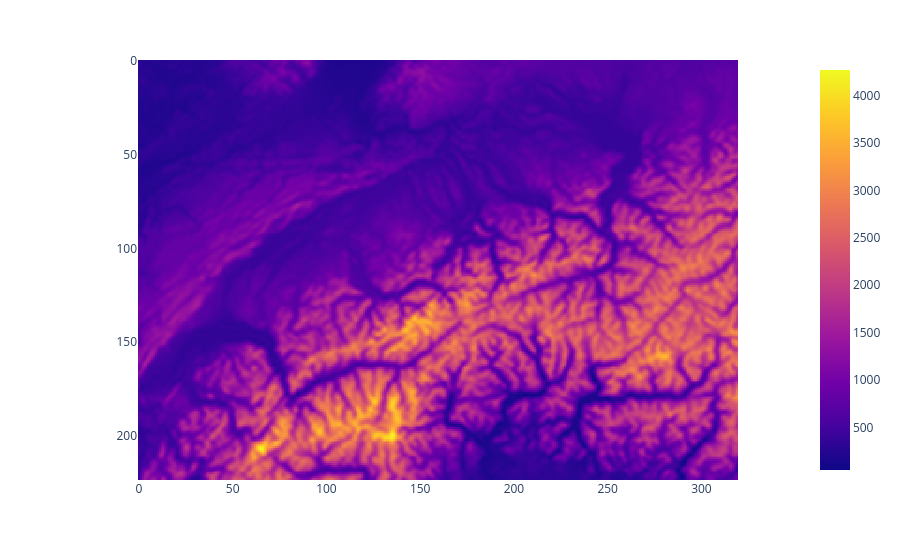

Notebook code cell kept with this figure:
### Code cell
# Plot the corresponding DHM elevation image
# Don't forget to flip height dimension (otherwise Swiss Grid would be plotted upside-down)
px.imshow(height_map[::-1, :, 2])

### Figure 1 — Plotly figure (JSON) as saved in the notebook; plotly's stock layout.template omitted (floating-point values rounded to 4 significant figures; data arrays with more than 128 entries replaced by an {"elided": "..."} marker saying what was removed)
{"data": [{"coloraxis": "coloraxis", "hovertemplate": "x: %{x}<br>y: %{y}<br>color: %{z}<extra></extra>", "name": "0", "type": "heatmap", "xaxis": "x", "yaxis": "y", "z": {"elided": "224x320 float values"}}], "layout": {"coloraxis": {"colorscale": [[0, "#0d0887"], [0.1111, "#46039f"], [0.2222, "#7201a8"], [0.3333, "#9c179e"], [0.4444, "#bd3786"], [0.5556, "#d8576b"], [0.6667, "#ed7953"], [0.7778, "#fb9f3a"], [0.8889, "#fdca26"], [1, "#f0f921"]]}, "margin": {"t": 60}, "xaxis": {"anchor": "y", "constrain": "domain", "domain": [0, 1], "scaleanchor": "y"}, "yaxis": {"anchor": "x", "autorange": "reversed", "constrain": "domain", "domain": [0, 1]}}}
